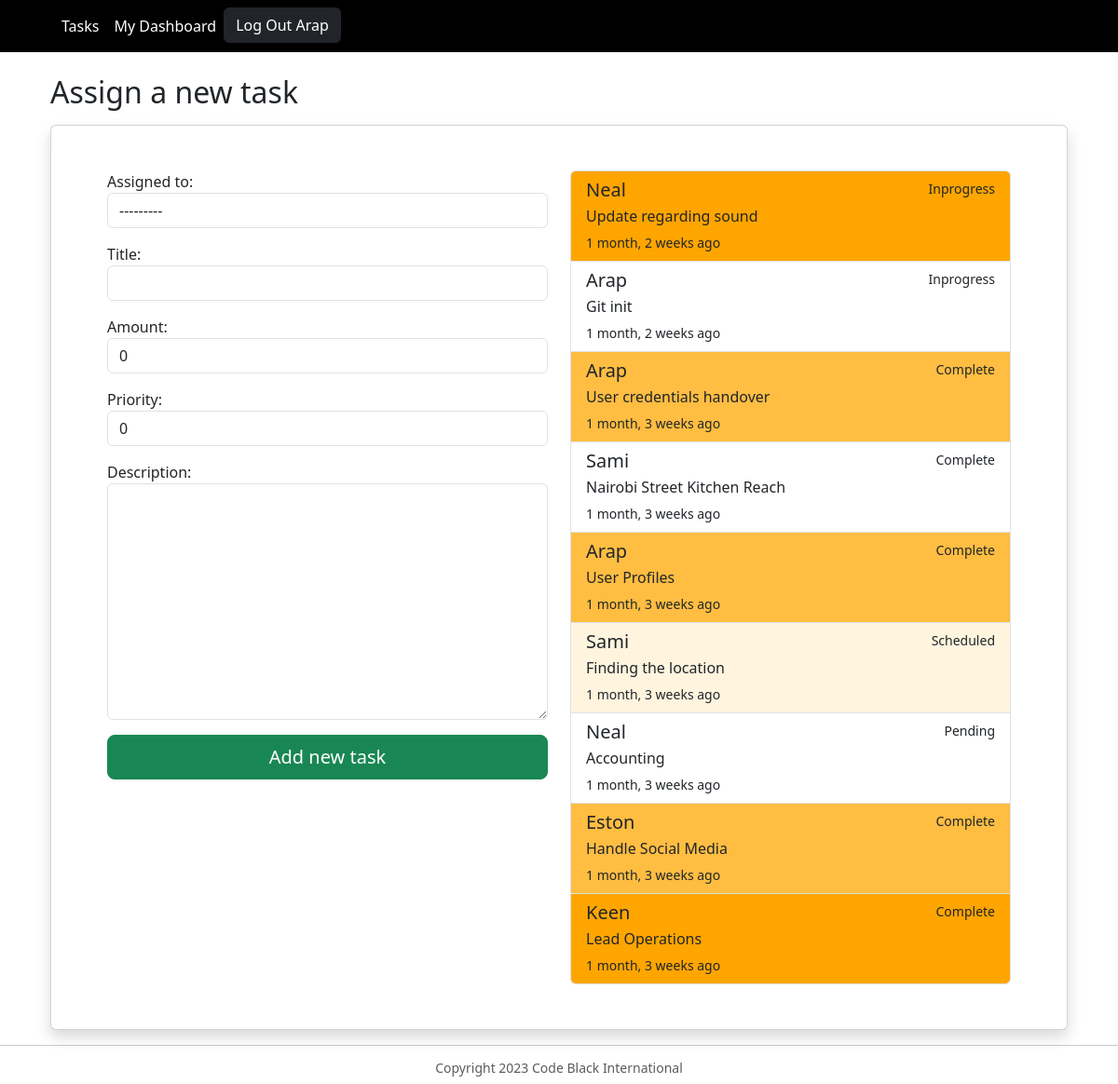
The app's page /newtask (signed in) with its own data.
### expenses/models.py (models this page shows, shortened)
class Task(models.Model):
    event = models.ForeignKey(Event, on_delete=models.CASCADE)
    title = models.CharField(max_length=100)
    description = models.TextField()
    assigned_to = models.ForeignKey(User, on_delete=models.CASCADE)
    created_at = models.DateTimeField(auto_now_add=True, blank=True, null=True)
    completed = models.BooleanField(default=False)
    amount = models.IntegerField(
        default=0, null=True, blank=True)
    STATUS_CHOICES = (
        ('complete', 'Complete'),
        ('inprogress', 'In Progress'),
        ('scheduled', 'Scheduled'),
    )
    status = models.CharField(
        max_length=20,
        choices=STATUS_CHOICES,
        default='inprogress'
    )
    scheduled_day = models.DateField(blank=True, null=True)
    priority = models.IntegerField(
        default=0,
        blank=True,
        null=True
    )

### expenses/views.py (the view)
@login_required
def create_task(request):
    event = Event.objects.first()  # Select the appropriate event for the task creation
    form = TaskForm(request.POST or None)
    tasks = Task.objects.all()
    new_tasks = Task.objects.order_by('-created_at')
    if request.method == 'POST' and form.is_valid():
        task = form.save(commit=False)
        task.event = event
        print("Task: ", task)
        task.save()
        return redirect('tasks')
    context = {
        'event': event,
        'form': form,
        'tasks': tasks,
        'new_tasks': new_tasks,
    }
    return render(request, 'create_task.html', context)

### expenses/forms.py
class TaskForm(forms.ModelForm):
    class Meta:
        model = Task
        fields = ['assigned_to', 'title', 'amount', 'priority', 'description']
        widgets = {
            'assigned_to': forms.Select(attrs={'class': 'form-control'}),
            'title': forms.TextInput(attrs={'class': 'form-control'}),
            'amount': forms.NumberInput(attrs={'class': 'form-control'}),
            'priority': forms.NumberInput(attrs={'class': 'form-control'}),
            'description': forms.Textarea(attrs={'class': 'form-control'}),
        }

### expenses/templates/create_task.html (shortened to what this page needs)
{% extends 'base.html' %} {% load static %} {% block body%}
<div class="container">
  <h2 class="mb-3">Assign a new task</h2>
  <form class="shadow card p-5" method="POST" enctype="multipart/form-data">
    <div class="container">
      <div class="row">
        <div class="col-6">
          {{ form.as_p }}
          <button class="btn btn-lg w-100 btn-success" type="submit">
            Add new task
          </button>
        </div>
        <div class="col-6">
          <div class="list-group">
            {% for task in new_tasks %} {% if task.completed != 'True' %}
            <a
              href="#"
              class="list-group-item list-group-item-action flex-column align-items-start priority-{{ task.priority }}"
            >
              <div class="d-flex w-100 justify-content-between">
                <h5 class="mb-1">{{ task.assigned_to.first_name }}</h5>
                <small>{{ task.status|capfirst }}</small>
              </div>
              <p class="mb-1">{{ task.title }}</p>
              <small>{{ task.created_at|timesince }} ago</small>
            </a>
            {% endif %} {% endfor %}
          </div>
        </div>
      </div>
    </div>
  </form>
</div>
{% endblock %}

### expenses/templates/base.html (shortened to what this page needs)
<!DOCTYPE html>
<html lang="en">
  <head>
    <link
      href="https://cdn.jsdelivr.net/npm/bootstrap@5.3.0/dist/css/bootstrap.min.css"
      rel="stylesheet"
    />
    <link
      rel="stylesheet"
      href="https://cdnjs.cloudflare.com/ajax/libs/font-awesome/6.4.0/css/all.min.css"
    />
  </head>
  <body>
    <header>
      <nav class="navbar navbar-expand-lg navbar-black bg-black">
        <div class="container">
          <div class="collapse navbar-collapse nav-pills" id="navbarNav">
            <ul class="navbar-nav">
              <li class="nav-item">
                <a
                  class="nav-link text-white"
                  aria-current="page"
                  href="{% url 'tasks' %}"
                  >Tasks</a
                >
              </li>
              <li class="nav-item">
                <a class="nav-link text-white" href="{% url 'dashboard' %}"
                  >My Dashboard</a
                >
              </li>
              <li class="nav-item">
                {% if request.user == 'AnonymousUser'%}
                <a class="btn btn-dark" href="{% url 'login' %}">Log In</a>
                {% else %}
                <a class="btn btn-dark" href="{% url 'logout' %}"
                  >Log Out {{ user.first_name|capfirst }}</a
                >
                {% endif %}
              </li>
            </ul>
          </div>
        </div>
      </nav>
    </header>
    <main class="container">
      {% block body %} {% endblock %}
    </main>
    <hr />
    <footer class="text-center text-muted">
      <div class="row">
        <div class="col">
          <h6 class="small">Copyright 2023 Code Black International</h6>
        </div>
      </div>
    </footer>
  </body>
</html>

### expenses/templates/create_task.html (style rules this page uses)
.priority-2 { background-color: orange; }
.priority-3 { background-color: rgb(255, 189, 66); }
.priority-4 { background-color: rgba(255, 166, 0, 0.13); }

### records on screen
Task: assigned_to.first_name "Neal", status "Inprogress", title "Update regarding sound", created_at "1 month, 2 weeks"
Task: assigned_to.first_name "Arap", status "Inprogress", title "Git init", created_at "1 month, 2 weeks"
Task: assigned_to.first_name "Arap", status "Complete", title "User credentials handover", created_at "1 month, 3 weeks"
Task: assigned_to.first_name "Sami", status "Complete", title "Nairobi Street Kitchen Reach", created_at "1 month, 3 weeks"
Task: assigned_to.first_name "Arap", status "Complete", title "User Profiles", created_at "1 month, 3 weeks"
Task: assigned_to.first_name "Sami", status "Scheduled", title "Finding the location", created_at "1 month, 3 weeks"
Task: assigned_to.first_name "Neal", status "Pending", title "Accounting", created_at "1 month, 3 weeks"
Task: assigned_to.first_name "Eston", status "Complete", title "Handle Social Media", created_at "1 month, 3 weeks"
Task: assigned_to.first_name "Keen", status "Complete", title "Lead Operations", created_at "1 month, 3 weeks"

### other values on screen
{{ user.first_name|capfirst }} "Arap"
